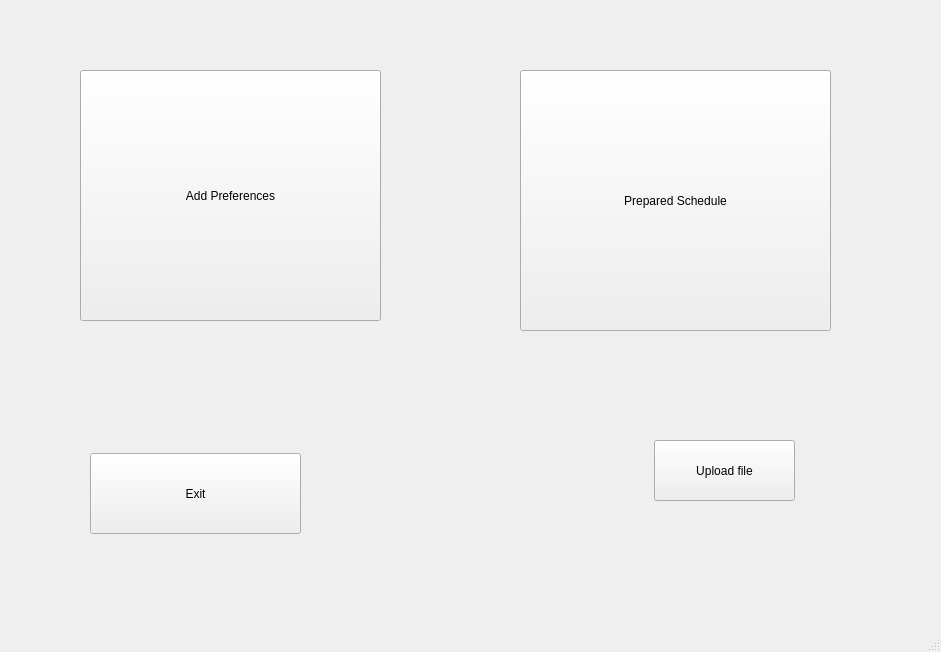
<?xml version="1.0" encoding="UTF-8"?>
<ui version="4.0">
 <class>MainWindow</class>
 <widget class="QMainWindow" name="MainWindow">
  <property name="geometry">
   <rect>
    <x>0</x>
    <y>0</y>
    <width>941</width>
    <height>652</height>
   </rect>
  </property>
  <property name="windowTitle">
   <string>MainWindow</string>
  </property>
  <widget class="QWidget" name="centralwidget">
   <widget class="QPushButton" name="AddPreferencesButton">
    <property name="geometry">
     <rect>
      <x>80</x>
      <y>70</y>
      <width>301</width>
      <height>251</height>
     </rect>
    </property>
    <property name="text">
     <string>Add Preferences</string>
    </property>
   </widget>
   <widget class="QPushButton" name="PreparedScheduleButton">
    <property name="geometry">
     <rect>
      <x>520</x>
      <y>70</y>
      <width>311</width>
      <height>261</height>
     </rect>
    </property>
    <property name="text">
     <string>Prepared Schedule</string>
    </property>
   </widget>
   <widget class="QPushButton" name="UploadFileButton">
    <property name="geometry">
     <rect>
      <x>654</x>
      <y>440</y>
      <width>141</width>
      <height>61</height>
     </rect>
    </property>
    <property name="text">
     <string>Upload file</string>
    </property>
   </widget>
   <widget class="QPushButton" name="ExitButton">
    <property name="geometry">
     <rect>
      <x>90</x>
      <y>453</y>
      <width>211</width>
      <height>81</height>
     </rect>
    </property>
    <property name="text">
     <string>Exit</string>
    </property>
   </widget>
  </widget>
  <widget class="QMenuBar" name="menubar">
   <property name="geometry">
    <rect>
     <x>0</x>
     <y>0</y>
     <width>941</width>
     <height>22</height>
    </rect>
   </property>
  </widget>
  <widget class="QStatusBar" name="statusbar"/>
 </widget>
 <resources/>
 <connections/>
</ui>
